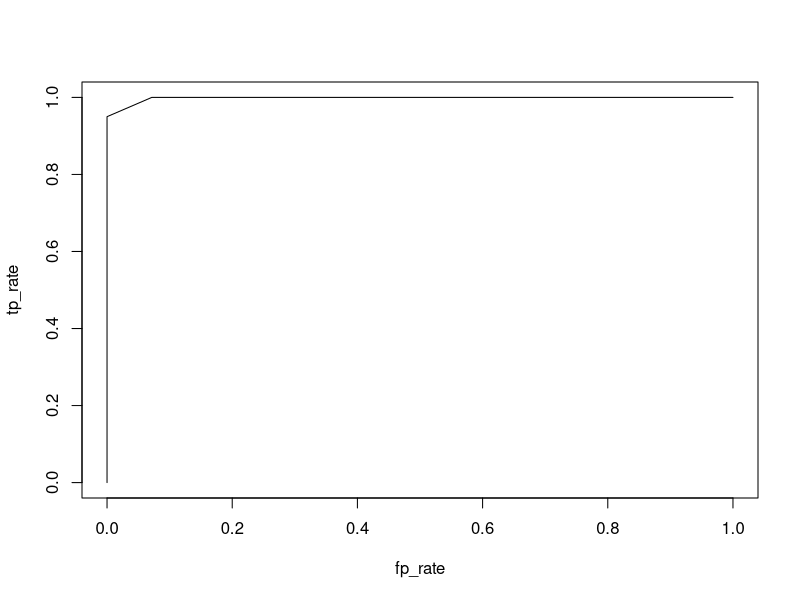
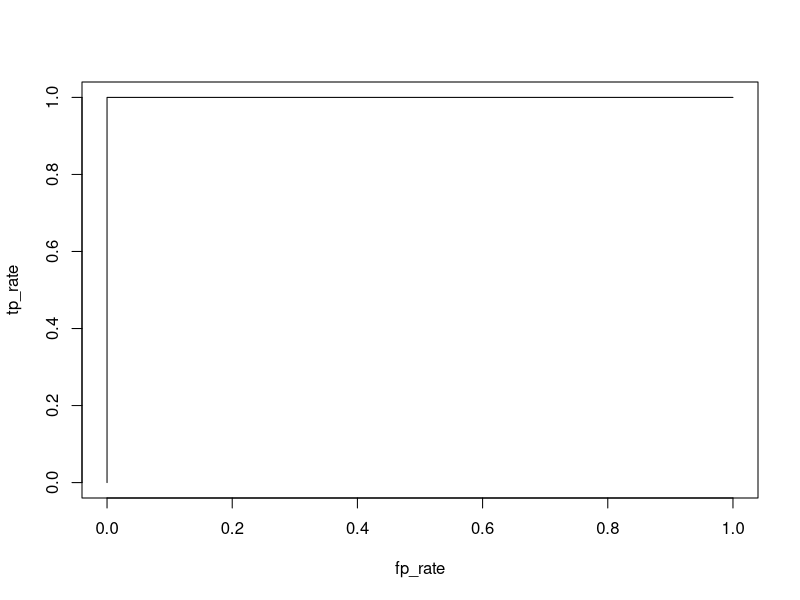
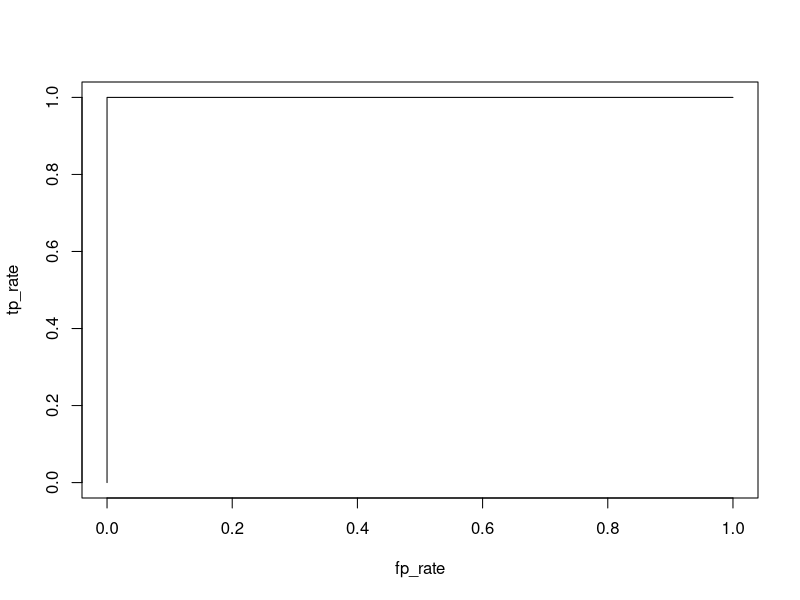
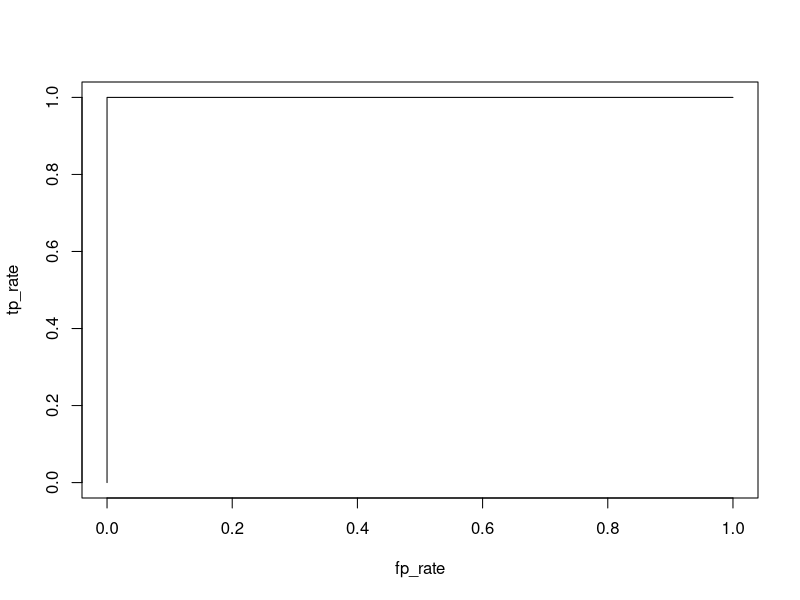
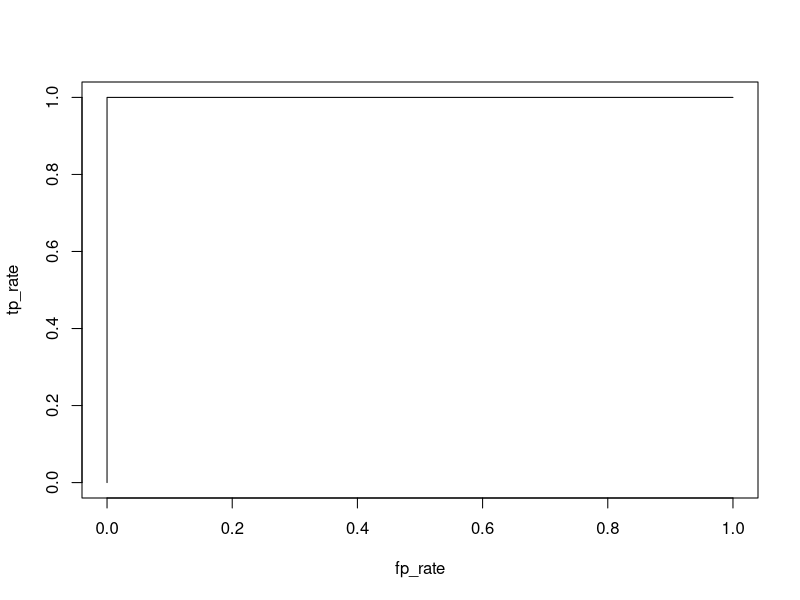
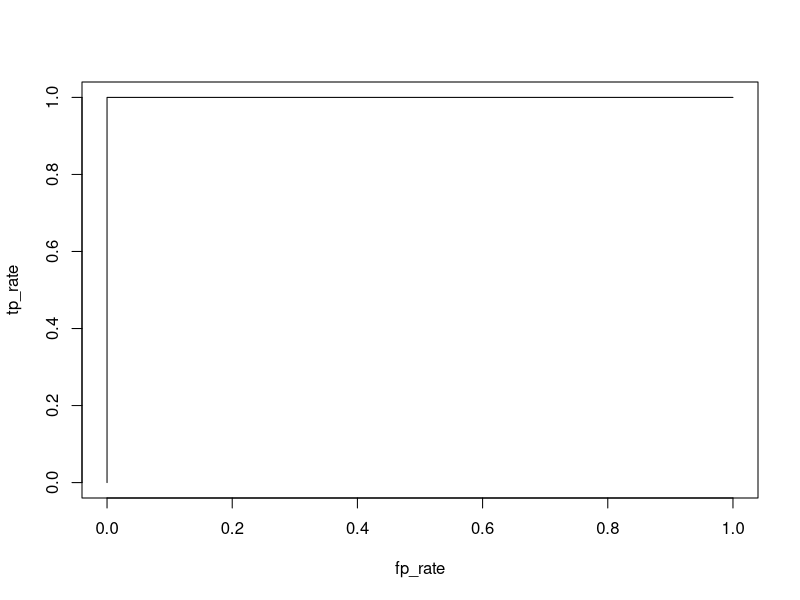
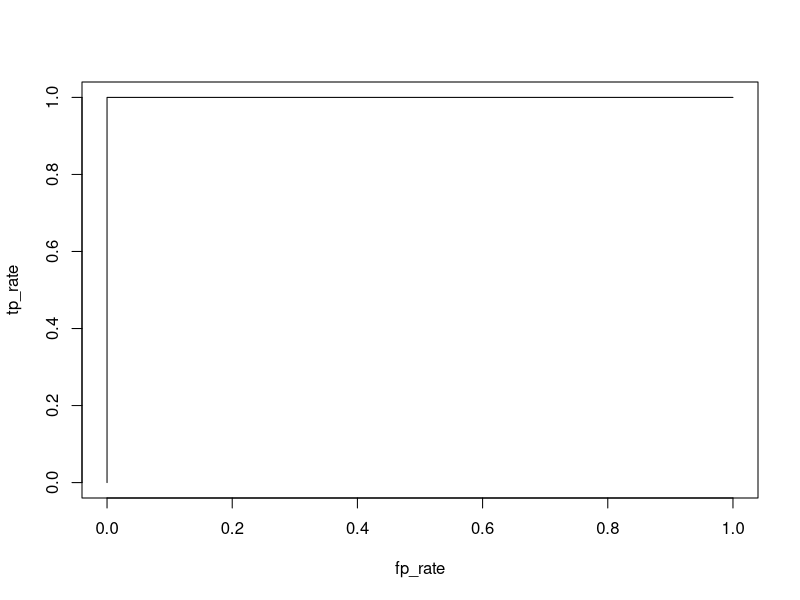

Here is the R script that generated these plots, in order:
###### Data Mining - Decision Trees and ROC Curves...from Scratch!
###### Murugesan Ramakrishnan
###### mr6rx
rm(list = ls())
library(dplyr)


fit.decision.tree <- function(input_data,min_observations = 3,max_split = 5){
  

  gini_index <- function(input_classes){
  ### Calculating the gini index after the split
  
  # Predictions in the given region
  classes_in_region <- input_classes
  
  ##Calculating the probability of each class k in the region m
  p_mk <- table(classes_in_region)/sum(table(classes_in_region))
  gini_index <- sum(p_mk * (1 - p_mk))
  return(gini_index)
  
  }
  
  ######## Function to split the tree
  
  tree_spilt <- function(input_tree_data, response){

    split_condition <- c()
    
    ##Initializing gini with a high value (larger than possible value)
    ##This has to be minimized by selecting the best split
    gini_min <- 10
    
    ## Selecting all the variables to loop except the response variable
    loop_vars <- names(input_tree_data)[!names(input_tree_data) %in% c(response,"Predict_region") ]
    
    
    ### Check if the region has already 100% correct predictions, if yes - we do not need to split further
    if( error_rate(input_tree_data,response, "Predict_region")[[1]] == 0){
      return(NULL)
    }
    
    ### Looping through every variable
    for(each in loop_vars){
      
      
      ###Looping through every 5% value of the column value
      split_values <- quantile(input_tree_data[[each]],seq(0,1,0.05))
      
      
      for(splits in split_values){
        
        
        input_tree_data$preds <- ifelse(input_tree_data[[each]] < splits,1,2)
        
        
        ### Now, checking if the observations per group is less than the minimum observation
        
        if(any(table(input_tree_data$preds) < min_observations  )) next
        
        ## Need to check if the split has resulted in two groups
        ## IF there is no split in groups, we skipt the process
        if(length(table(input_tree_data$preds)) < 2){
          next
          
        }
        
        
        total_rows <- nrow(input_tree_data)
        
        ### Getting the average of Gini index of the split groups
        ### Instead of simple average, we do a weighted average based on the size of the sample
        
        
        gini_score <- 
        
        ### Gini index of Split 1
        ( nrow(dplyr::filter(input_tree_data,preds == 1)) *
         gini_index(dplyr::filter(input_tree_data,preds == 1)[[response]]) +
        
        ### Gini index of Split 2
          nrow(dplyr::filter(input_tree_data,preds == 2)) *
          gini_index(dplyr::filter(input_tree_data,preds == 2)[[response]]) 
            
        )/ total_rows
        
        
      
        if(gini_score < gini_min){
          gini_min <- gini_score
          split_condition <- c(each, splits)
          
              }
            
          }
  
      }
        
  return(split_condition)  
  }
  
  input_data$Predict_region <- "" ## '' - None
  #### Predict_region will contain the region of every split
  #### This will also help me decide which region I should split next
  #### '' - will become 'L' and 'R'
  #### 'L' will become 'LL' and 'LR'
  #### 'LL' will further split to 'LLL' and 'LLR' and so on
  
  ### So, I decide the next split based on the length of this character 
  ### lesser the size, higher the priority to split

  
  ### Condition for stoppage
  delta_error <- 0.01 ## Atleast 1% change in error rate should be observated for further split
  #max_split 
  ### The decision tree stops based on the above condition, whichever comes first
  
  splits_done <- 0
  
  ##Varaible to store the name of the region where there can't be any more split (with respect to the split function)
  ## Conditions for no more split - 1) If the region has less than minimum observations
  ## 2) If the region already has 100% accuracy
  ## 3) The split does not give a difference in error rate of 1%
  
  no_more_split <- c()
  count <- 0
  response <- "Species"
  
  tree_splits_rules <- list()
  error_prev <- 1 #Setting the error to be 1 or 100% before starting the split process
  
  
  ### Doing a while loop with the stoppage condition
  while(splits_done < max_split){
    
    ## Getting backup of the data
    
    input_data_backup <- input_data
    ### Select the region to be split 
    ### Region is selected based on the region name size
    ### If we have 'LL' and 'R' - 'R' will be selected over 'LL' since 'R' is in level 2 of the tree
    
    ## Regions available
    #### Excluding the region with just 1 record in them
    regions <- names(table(input_data$Predict_region)[table(input_data$Predict_region) > min_observations])
    
    ### Removing the regions from 'no more split' variable
    
    regions <- regions[!regions %in% no_more_split]
    
    if(length(regions) == 0){
      break("No more splits can be performed")
    }
    
    region_in_consideration <- regions[which.min(nchar(regions))]
    
    
    ### Skip if the selected region has just one record
    
    
    ###Filtering the input based on the region
    
    selected_data <- dplyr::filter(input_data, Predict_region == region_in_consideration)
    rest_of_the_data <- dplyr::filter(input_data, Predict_region != region_in_consideration)
    
    
    
    ## Getting the split condition for the region from 
    split_condition <- tree_spilt(selected_data, response)
    
    tree_splits_rules[[region_in_consideration]] <- split_condition
    
    ### If the split is not possible, we skip to the next region
    if(is.null(split_condition)){
      no_more_split <- c(no_more_split,region_in_consideration)
      next
       
    }
    
    
    
    ### Renaming the region with the existing region name + "L" or "R"
    selected_data$Predict_region <- paste0(selected_data$Predict_region,
                      ifelse(selected_data[[split_condition[1]]] < split_condition[2],"L","R"))
    
    
    input_data <- rbind(selected_data,rest_of_the_data)
    
    
    
    error <- error_rate(input_data,response,"Predict_region")[[1]]
    error_change <- error_prev - error
    error_prev <- error
    
    ## If the error change is less thatn 1% we in-validate the current split getting back the
    ### original data without any split. Add the node to 'no_more_split' variable, so that
    ## we do not split the region any more
    if(error_change < delta_error){
      
      input_data <- input_data_backup
      no_more_split <- c(no_more_split,region_in_consideration)
      next  
    }
    
    splits_done <- splits_done + 1
    
    
  }


  return(tree_splits_rules)
    
}


# Function to calculate the Error rate

error_rate <- function(input_data, response, region){
  
  names(input_data)[names(input_data) == response] <- "response"
  
  input_data[["response"]] <- as.character(input_data[["response"]])
  
  ### Finding the probability of maximum class "prediction_prob" and the maximum class "predict_class"
  predict_prob <- input_data %>% group_by_(region) %>%
    summarize(prediction_prob = max(table(response))/sum(table(response)),
              predict_class = names(which.max(table(response))))
  
  ### Finding the overall error rate
  response_data <-  suppressMessages(left_join(input_data,predict_prob))
  
  
  ### Calculating the error rate based on the predicted class
  error_table <- table(response_data$predict_class == response_data$response)
  
  ## There are no FALSE value - return zero
  if(!"FALSE" %in% names(error_table)){
    return(0)
  }
  error_rate <- error_table[["FALSE"]]/nrow(response_data)
  
  return(list(error_rate,response_data))
  
}



### Prediction of new data based on the tree condition
identify_region <- function(current_record,tree_splits_rules){
  ##Creating a loop to enter the region based on the Tree rules
  next_node <- 1
  for(depth in 1:length(tree_splits_rules)){
    
    current_rule <- tree_splits_rules[[next_node]]
    
    ###Finding out the next direction from the current split
    next_direction <- ifelse(current_record[[current_rule[1]]] < current_rule[[2]],"L","R")
    
    ### Setting the direction with the current node
    next_node <- paste0(gsub("1","",next_node),next_direction)
    
    ### See if we have split for the next node
    
    
    if(!next_node %in% names(tree_splits_rules)) break
    
    
  }
  return(next_node)
  
  
}



#### Predict test
predict_test <- function(test_data, tree_rules, class_prob,
                         predict_for = "versicolor",actual = "Species"){
  
  
  region_predictions <- unique(class_prob[c("regions","prediction_prob","predict_class")])
  
  ##TEST Predictions for each region
  test_data$regions <- apply(test_data,1,identify_region,tree_rules)
  
  test_data <- suppressMessages(left_join(test_data,region_predictions))
  
  test_data$prediction_prob <- ifelse(test_data[[actual]] == predict_for,
                                      test_data$prediction_prob,
                                      1 - test_data$prediction_prob)
  
  return(test_data)
  
  
   
}

#########PREPARING THE DATA###############################
###### Splitting the iris dataset into train and test


iris_data <- iris[iris$Species != 'setosa',]
input_data <- iris_data

train_index <- sample(row.names(input_data),nrow(input_data) * 0.66)
test_index <- row.names(input_data)[!row.names(input_data) %in% train_index]


input_train <- input_data[train_index,]
input_test <- input_data[test_index,]


#################### FITTING THE DECISION TREE FOR TRAINING DATASET ##############

tree_rules <- fit.decision.tree(input_train,min_observations = 3)
tree_rules
##Predictions for each region
input_train$regions <- apply(input_train,1,identify_region,tree_rules)

err_rate_vals <- error_rate(input_train,"Species","regions")
## Evaluating the performance for the decision tree 
print("Training Error Rate")
print(err_rate_vals[[1]])

class_prob <- err_rate_vals[[2]]



################# PERFORMING PREDICTIONS ON THE TEST DATASET #####################

### Predicting the test data using the rules
test_with_preds <- predict_test(input_test,tree_rules,class_prob)

preds_table <- test_with_preds[c("Species","predict_class")] 

print("Testing Error Rate")
100 * (1-  table(preds_table[1] == preds_table[2])[["TRUE"]]/nrow(preds_table))




plot_roc_curve <- function(test_with_preds){
#### PLOTTING THE ROC CURVE #########

##Converting Veriscolor as positive class 
test_with_preds$class <- ifelse(test_with_preds$Species == "versicolor","P","N")

threshold_range = sort(seq(-0.1,1,0.01),decreasing = TRUE)
tp_rate <- c()
fp_rate <- c()

for(t in threshold_range){
  
  preds <- ifelse(test_with_preds$prediction_prob > t, "P","N")
  actual <- test_with_preds$class
  
  confusion_table <- table(preds,actual)
  
  ### Checking if we have got any positives at all
  
  if(!("P" %in% row.names(confusion_table))){
    
    tp_count = fp_count = 0

  }else{
    
    tp_count <- confusion_table["P","P"]
    fp_count <- confusion_table["P","N"]
  }
  
  
  
  tpr <- tp_count/sum(confusion_table[,"P"])
  fpr <- fp_count/sum(confusion_table[,"N"])
  
  fp_rate <- c(fp_rate,fpr)
  tp_rate <- c(tp_rate,tpr)
  
  
}


#### Plot for the ROC curve
plot(fp_rate,tp_rate,type = "l",xlim = c(0,1),ylim = c(0,1))
}




#### EXECUTING ROC CURVE FOR THE FIRST TIME #########

plot_roc_curve(test_with_preds)






############### REPEATING THE ROC PROCESS FOR DIFFERENT MODELS ################
####### RANDOM STOPPAGE CRITERIA FOR EACH ITERAETION IS GIVEN WITHIN THE LOOP ###

##### RUN THE FOLLOWING CODE AT ONCE TO SEE THE VALUE PRINTED ###########

for(repeats in 1:6){
  
cat("\n")  
print(paste0("Repeat No: ",repeats))

### Selecting the train and test data 
iris_data <- iris[iris$Species != 'setosa',]
input_data <- iris_data

train_index <- sample(row.names(input_data),nrow(input_data) * 0.66)
test_index <- row.names(input_data)[!row.names(input_data) %in% train_index]


input_train <- input_data[train_index,]
input_test <- input_data[test_index,]


## FITTING THE DECISION TREE FOR TRAINING DATASET ####


#### Randomly changing the stoppage criteria

min_obs_random <- sample(1:20,1)
max_split_random <- sample(1:10,1)

print("STOPPAGE CRITERIA")
print(paste0("Maximum number of nodes: ",max_split_random))
print(paste0("Minimum number of observations per split: ",min_obs_random))

tree_rules <- fit.decision.tree(input_train,min_observations = min_obs_random,max_split = max_split_random)
 
##Predictions for each region
input_train$regions <- apply(input_train,1,identify_region,tree_rules)

err_rate_vals <- error_rate(input_train,"Species","regions")
class_prob <- err_rate_vals[[2]]


print("Training Error Rate")
print(err_rate_vals[[1]] * 100)




### Predicting the test data using the rules
test_with_preds <- predict_test(input_test,tree_rules,class_prob)

preds_table <- test_with_preds[c("Species","predict_class")] 

print("Testing Error Rate")
print(100 * (1-  table(preds_table[1] == preds_table[2])[["TRUE"]]/nrow(preds_table)))


plot_roc_curve(test_with_preds)

}


###### The plot does not vary a lot for this dataset, while the difference can be seen
# for different datasets